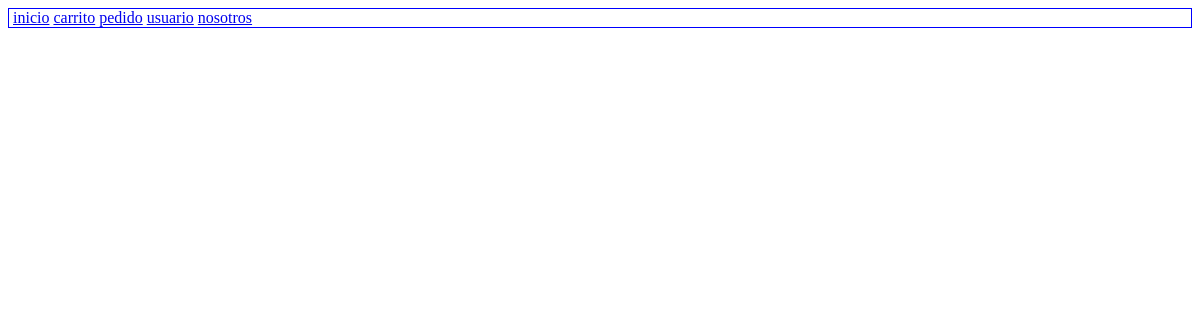
The app's page /, older data.
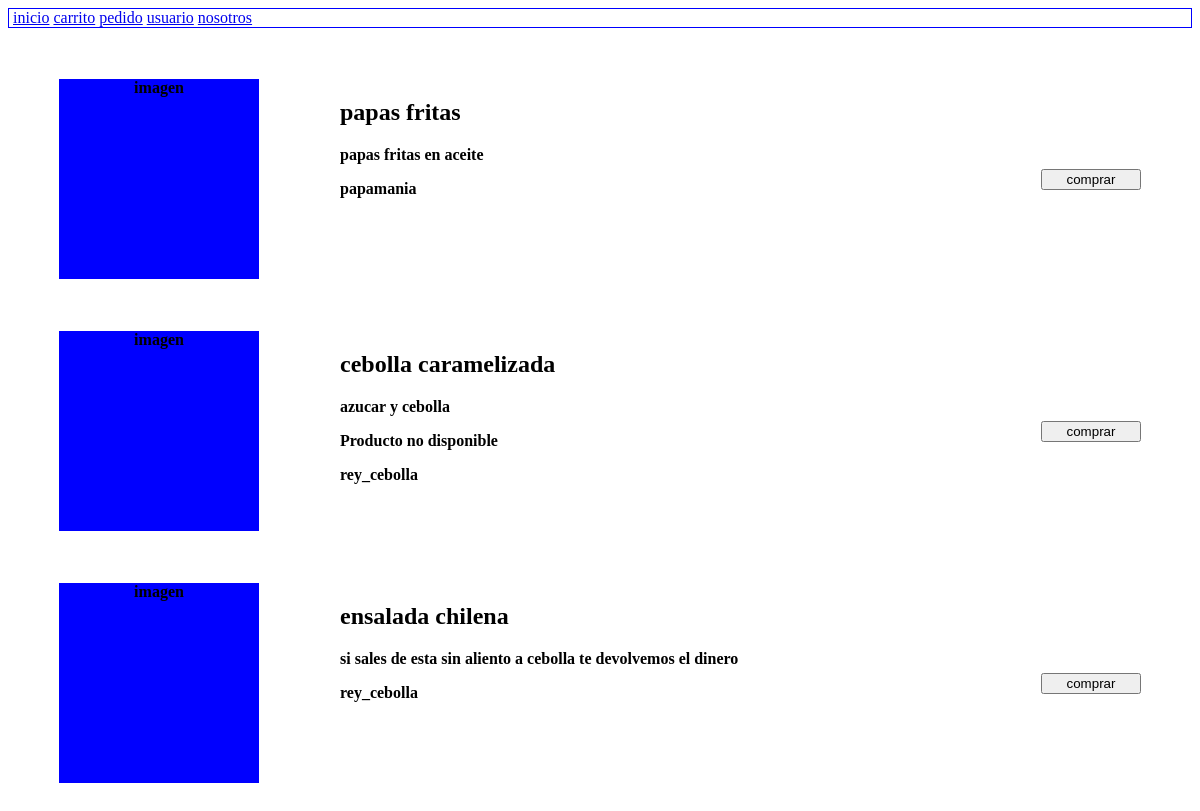
The same page, newer data.
### main/models.py (models this page shows)
class producto(models.Model):
    nombre_producto = models.CharField(max_length=100, blank=False, default="a")
    descripcion_producto = models.CharField(max_length=500, blank=False)
    restaurante_producto = models.ForeignKey(to=restaurante,blank=False, on_delete=models.CASCADE)
    disponible = models.BooleanField(default=False)
    def __str__(self):
        return self.nombre_producto

class restaurante(models.Model):
    nombre_restaurante = models.CharField(max_length=50, blank=False)
    def __str__(self) -> str:
        return self.nombre_restaurante

### main/views.py (the view)
# urls.py: 2. Add a URL to urlpatterns:  path('', views.home, name='home')
def home(request): #listo
    p = producto.objects.all()
    if request.method == "POST":
        pr = producto.objects.filter(nombre_producto = request.POST["boton"]).values()[0]
        carritoPedido.append(pr)
    return render(request, 'home.html', {"p": p})

### templates/main/home.html (shortened to what this page needs)
{% extends 'index.html' %}
{% block content %}
    <table cell style="margin-left: auto; margin-right: auto; border-spacing: 50px;">
        {% for i in p %}
            <tr >
                <th>
                    <div id="imagen" style="width: 200px; height: 200px; background-color: blue;">
                        imagen
                    </div>
                </th>
                <th style="width: 800px; text-align: left; vertical-align: top; padding-left: 30px;">
                    <div id="detalles">
                        <h2 id="titulo">
                            {{i.nombre_producto}}
                        </h2>
                        <p id="ingredientes">
                            {{i.descripcion_producto}}
                            {% if i.disponible == False %}
                                <p style="font-weight: bold;">Producto no disponible</p>
                            {% endif %}
                        </p>
                        <p id="restaurante">
                            {{i.restaurante_producto}}
                        </p>
                    </div>
                </th>
                <th>
                    <form action="" method="post">
                        <button name="boton" value="{{i}}" type="submit" style="height: 200 px; width: 100px;" onclick="alert('producto agregado al carrito')">
                            comprar
                        </button>
                    </form>
                </th>
            </tr>
        {% endfor %}
    </table>
{% endblock content %}

### templates/main/index.html (shortened to what this page needs)
<!DOCTYPE html>
<html lang="en">
<head>
</head>
<body>
    <nav style="border: 1px solid blue;">
        <a href="/">inicio</a>
        <a href="/car">carrito</a>
        <a href="/pedido">pedido</a>
        <a href="/usuario">usuario</a>
        <a href="/nosotros">nosotros</a>
    </nav>
    <div>
        {% block content %}
        {% endblock content %}
    </div>
</body>
</html>

Row changes from the older to the newer data that the page shows:
added producto: nombre_producto "papas fritas", descripcion_producto "papas fritas en aceite", restaurante_producto "papamania"
added producto: nombre_producto "cebolla caramelizada", descripcion_producto "azucar y cebolla", disponible "Producto no disponible", restaurante_producto "rey_cebolla"
added producto: nombre_producto "ensalada chilena", descripcion_producto "si sales de esta sin aliento a cebolla te devolvemos el dinero", restaurante_producto "rey_cebolla"
